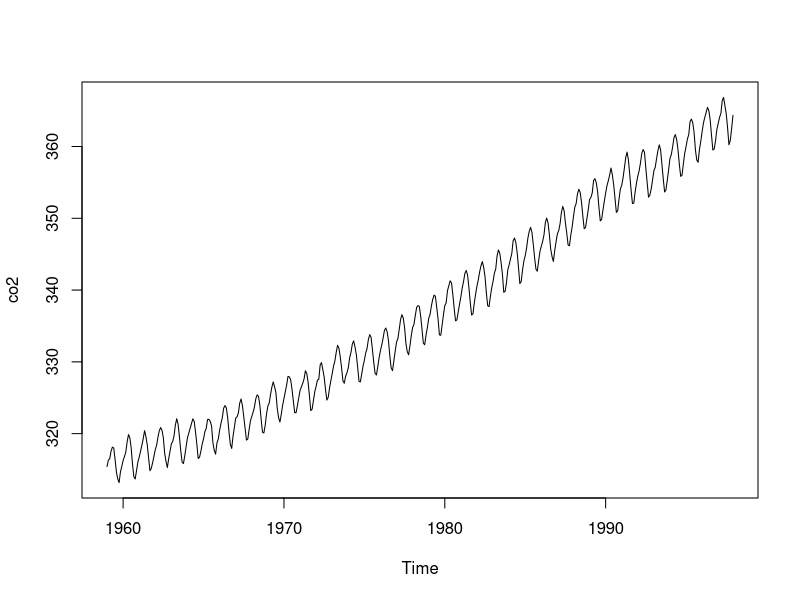
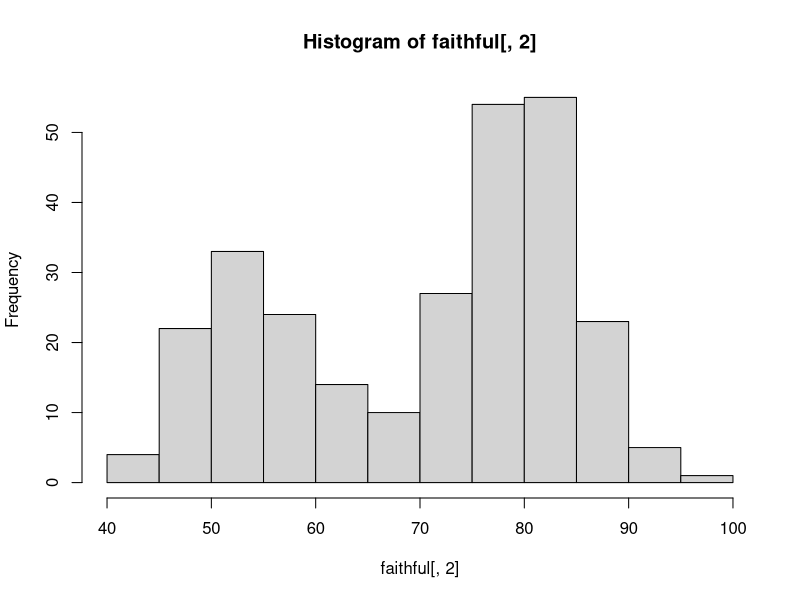
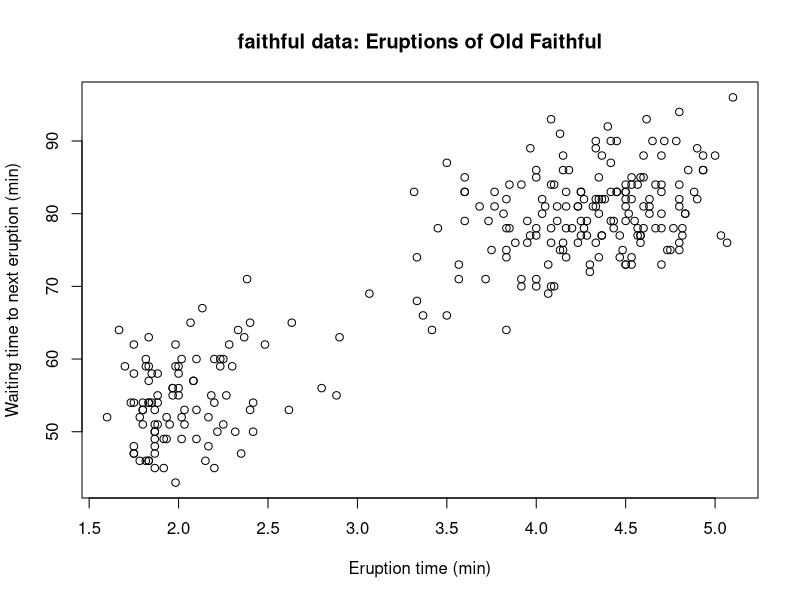
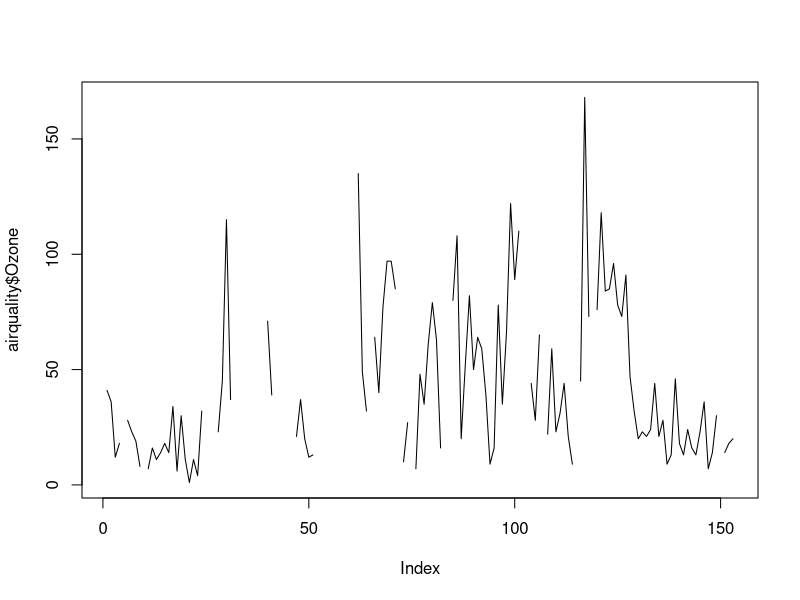
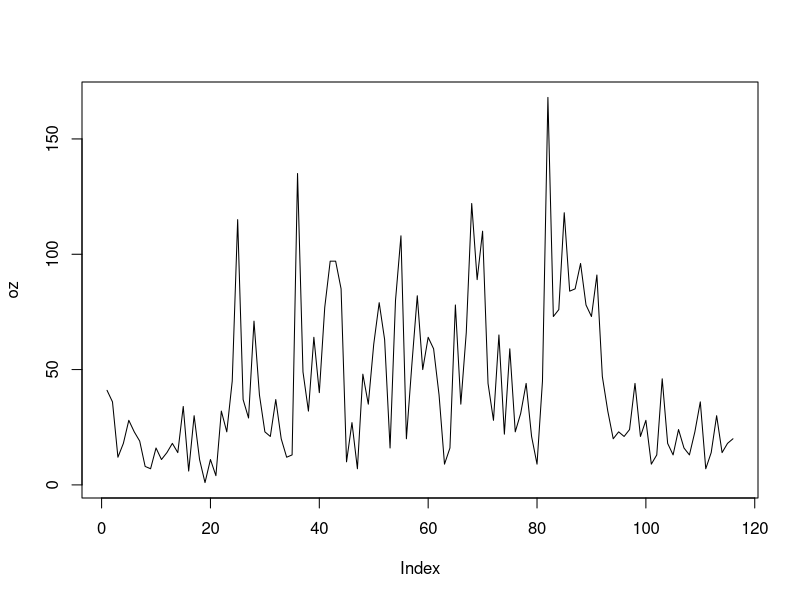
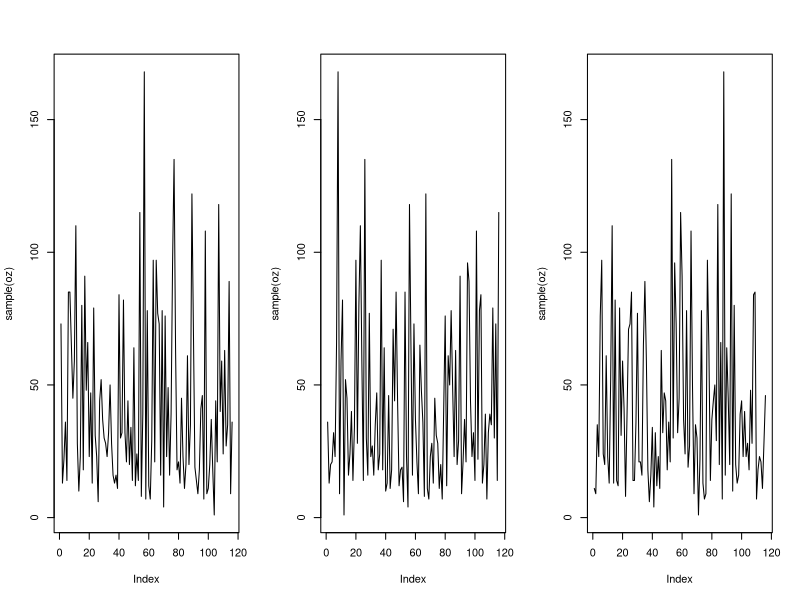
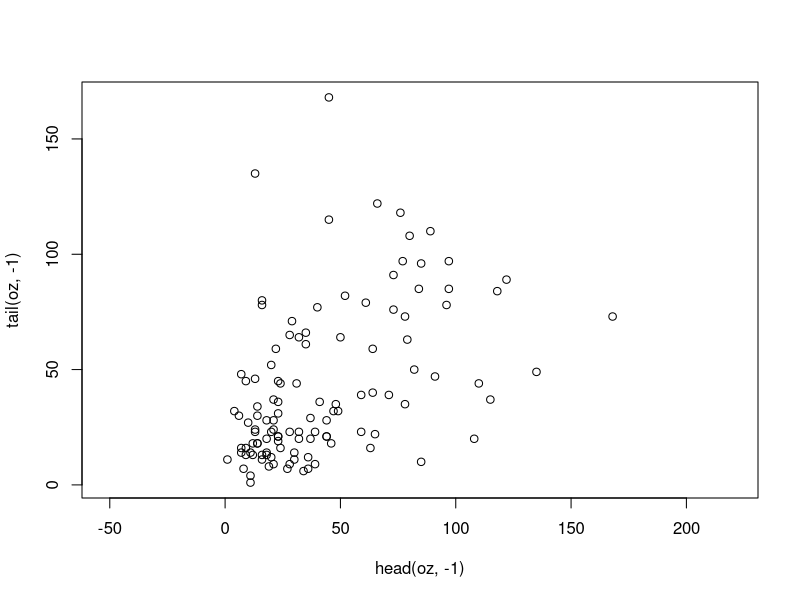
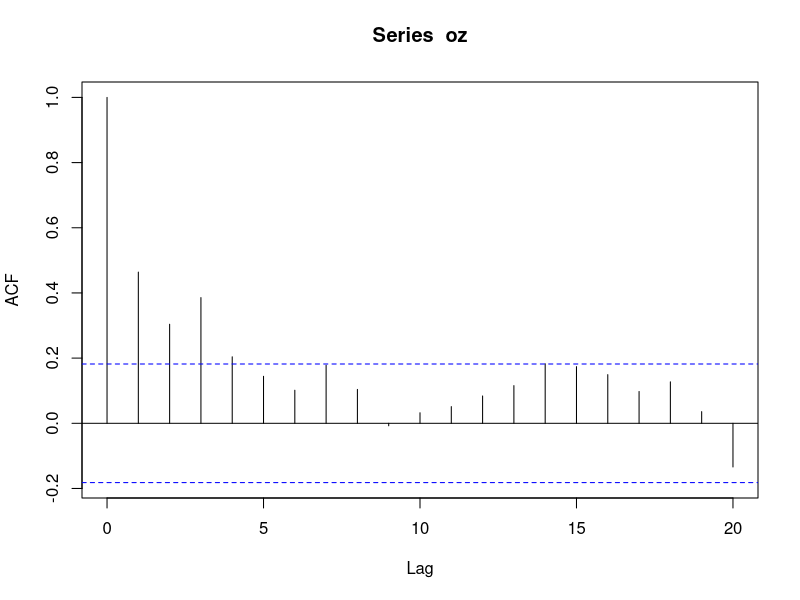

These charts were generated, in order, by the following R code:
## ---- chunk 1
knitr::opts_chunk$set(collapse = TRUE)
set.seed(1331) # make reproduction static
## ---- chunk 2
print(co2,digits=3)
plot(co2)
## ---- chunk 3
head(faithful)
## ---- chunk 4
time.mins <- cumsum(apply(faithful, 1, sum))
time.mins[1:10]
## ---- chunk 5
hist(faithful[,2])
## ---- chunk 6
plot(faithful[, -3], main = "faithful data: Eruptions of Old Faithful",
  xlab = "Eruption time (min)",
  ylab = "Waiting time to next eruption (min)")
## ---- chunk 7
plot(airquality$Ozone, type = 'l')
## ---- chunk 8
oz = na.omit(airquality$Ozone)
plot(oz, type = 'l')
## ---- chunk 9
par(mfrow = c(1,3))
plot(sample(oz), type = 'l')
plot(sample(oz), type = 'l')
plot(sample(oz), type = 'l')
par(mfrow = c(1,1))
## ---- chunk 10
cor(head(oz, -1), tail(oz, -1))
plot(head(oz, -1), tail(oz, -1), asp = 1)
## ---- chunk 11
corrs = sapply(1:1000, function(x) cor(head(sample(oz), -1), tail(sample(oz), -1)))
quantile(corrs, c(.025, .975))
## ---- chunk 12
acf(oz)
## ---- chunk 13
pacf(oz)
## ---- chunk 14
par(mfrow = c(1,3))
x = cumsum(rnorm(1000))
plot(x, type = 'l')
acf(x)
pacf(x)
par(mfrow = c(1,1))
## ---- chunk 15
acf(faithful$waiting) # $
## ---- chunk 16
par(mfrow = c(1,2))
x = sin(1:300/10)
plot(x, type = 'l')
acf(x, 100)
par(mfrow = c(1,1))
## ---- chunk 17
library(forecast)
auto.arima(oz)
